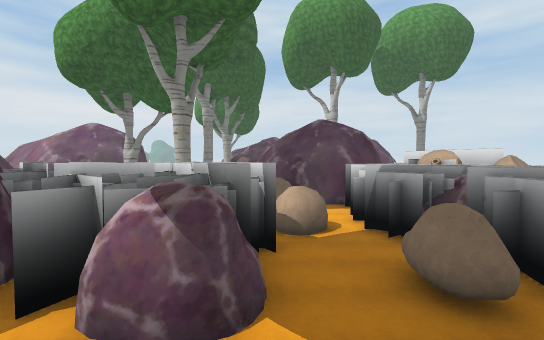
view 1 (above)

14 first-person views from a walk through a Unity game level. The camera is 1.2 m above the floor, tilts 2° down and sees 90° across. The floor is counted in squares, 2 m on a side. Each view is taken from the middle of a square. On the plan, view 1 faces up. The plan holds only what a view shows up to about 9 squares ahead; the rest is blank. The place goes on beyond the plan. Some surface patterns are stand-ins.

view 2
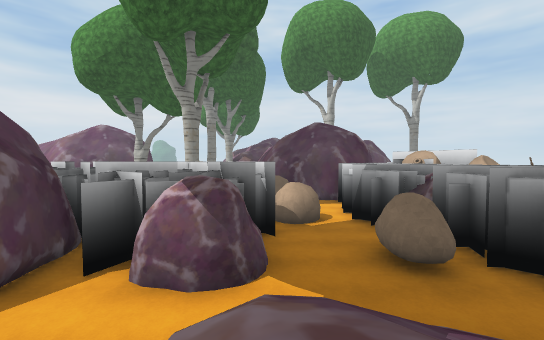

view 3
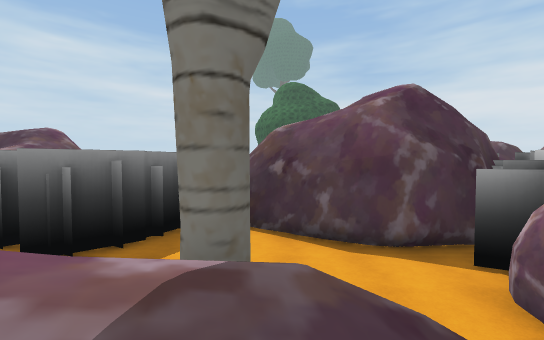

view 4
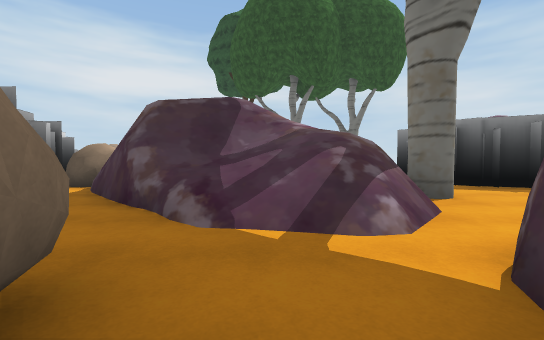

view 5
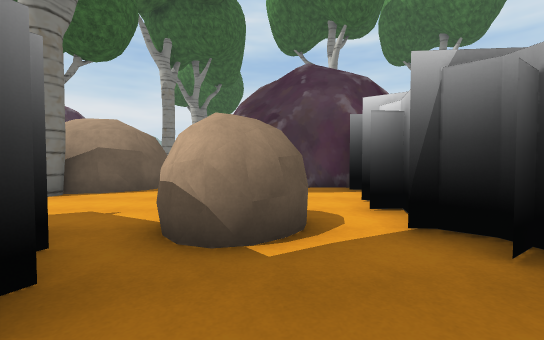

view 6
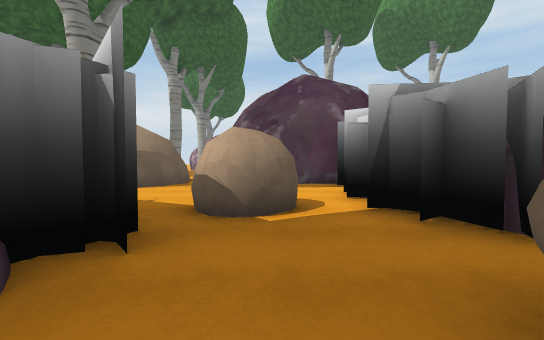

view 7
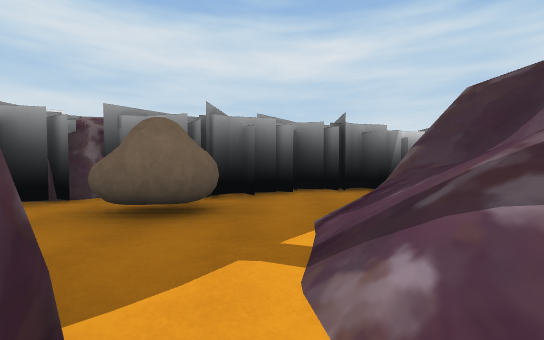

view 8
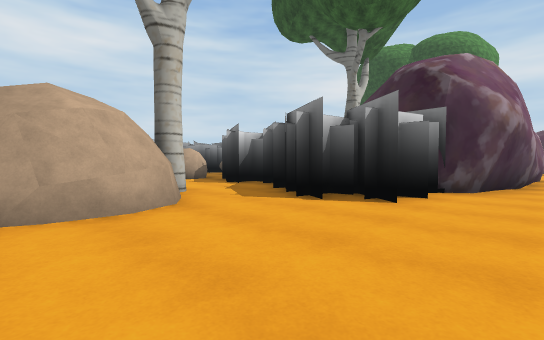

view 9
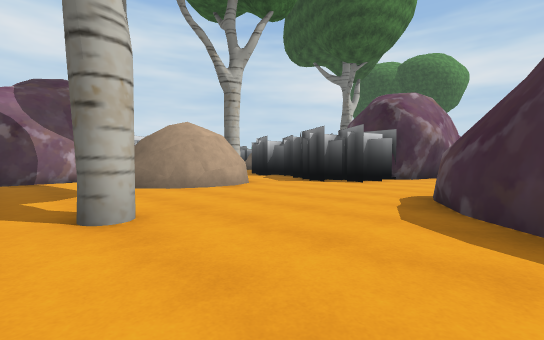

view 10
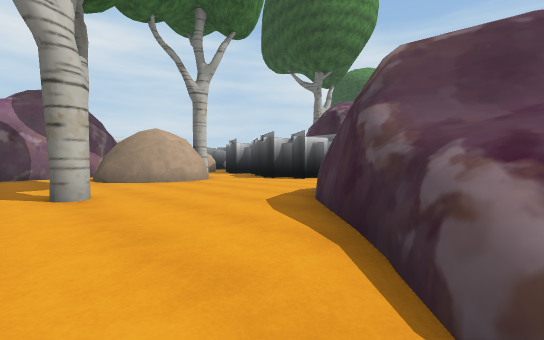

view 11
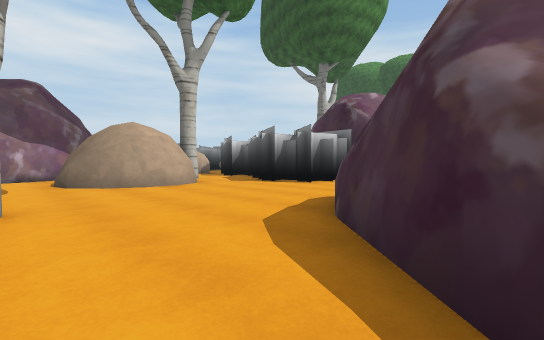

view 12
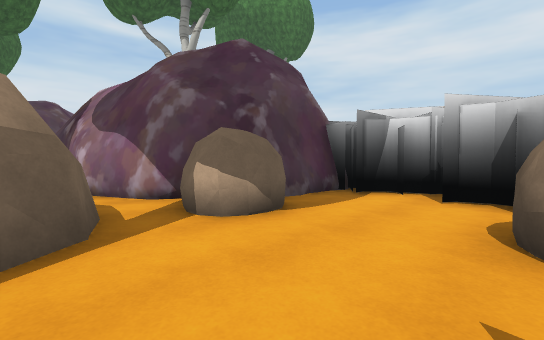

view 13
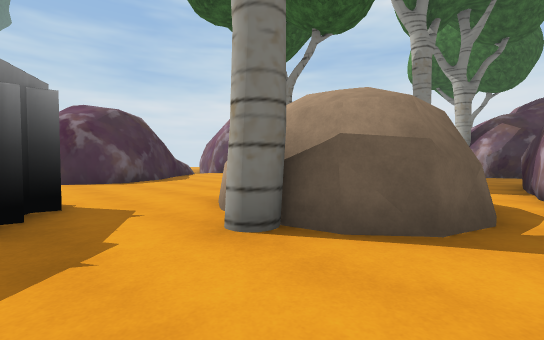

view 14
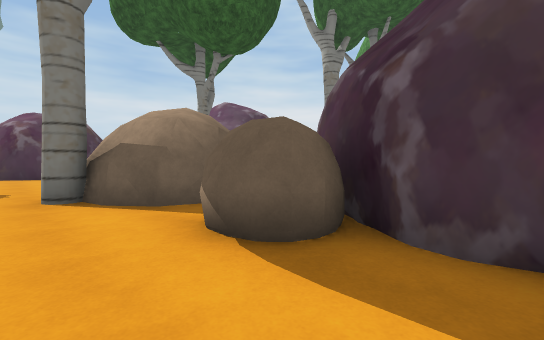

### Floor plan
Key: @ floor where view 1 was taken; # wall or solid block; x gap in a wall; . floor; / step, stairs or slope; = window, fence, low wall or low ledge; ^ raised ledge; T tree; R rock; O other object.
Columns run from 12 left of view 1 to 6 right of it. Each row starts with its distance up from view 1.
 14 ...........#
 13 ^....T.....#
 12 ##.......O.##
 11  ##.....OOO.##
 10   ##....OOO.O###
  9   ##....OTO....#
  8   #............#
  7     ..##....OOx#
  6     ..######OO.#
  5     .########..##
  4     .#  ###R..O.#
  3     ##  #.#RR.O.#
  2     #   #.../...#
  1     #  ##..////.#
  0     #  #...#@/=##
 -1        #...#/=###
 -2        ##.       ##
 -3         ##       OO
 -4         #.
 -5         #

Positions as (right, up) in squares from view 1, and headings:
1: (0, 0), facing up
2: (0, -1), facing up
3: (1, 0), facing left
4: (1, 4), facing down
5: (1, 4), facing up
6: (1, 3), facing up
7: (-1, 2), facing right
8: (-8, 11), facing down-right
9: (-10, 14), facing down-right
10: (-12, 14), facing down-right
11: (-11, 13), facing down-right
12: (-2, 7), facing up-right
13: (-1, 7), facing up-left
14: (2, 8), facing up-left
